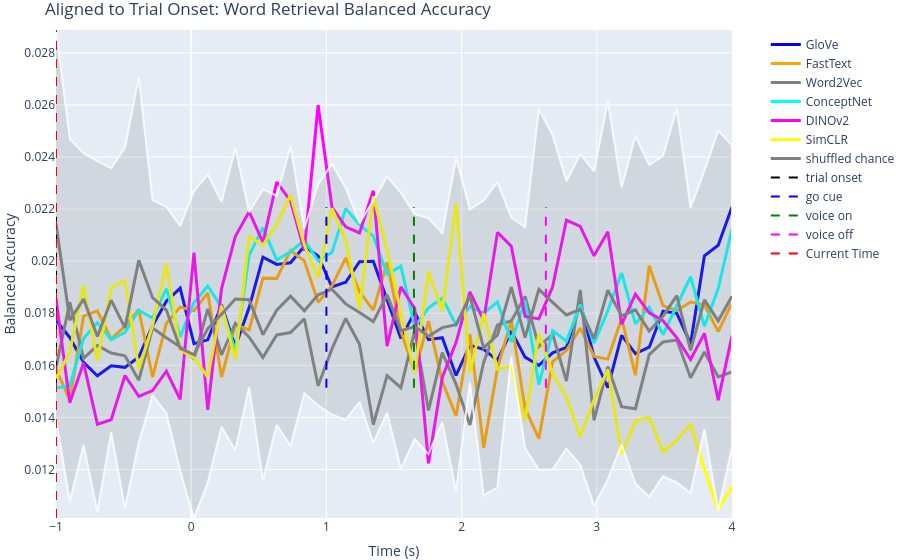

The cell this chart's notebook holds for it:
### Code cell
# Word retrieval: balanced accuracy over time
fig_wbal, _ = plot_accuracy_plotly(
    np.mean(br_GloVe.all_retrieval_word_balanced_acc, axis=0),
    np.mean(br_FastText.all_retrieval_word_balanced_acc, axis=0),
    np.mean(br_Word2Vec.all_retrieval_word_balanced_acc, axis=0),
    np.mean(br_ConceptNet.all_retrieval_word_balanced_acc, axis=0),
    np.mean(br_DINOv2.all_retrieval_word_balanced_acc, axis=0),
    np.mean(br_SimCLR.all_retrieval_word_balanced_acc, axis=0),
    np.mean(br_GloVe.all_retrieval_chance_word_balanced_acc, axis=0),
    lines=[
        0 - np.nanmean(trial_onset),
        np.nanmean(go_cue_onset) - np.nanmean(trial_onset),
        np.nanmean(clean_voice_onset) - np.nanmean(trial_onset),
        np.nanmean(clean_voice_offset) - np.nanmean(trial_onset),
    ],
    data_std=[
        0,
        0,
        0,
        0,
        0,
        0,
        np.std(br_GloVe.all_retrieval_chance_word_balanced_acc, axis=0),
    ],
    line_labels=['trial onset', 'go cue', 'voice on', 'voice off'],
    data_labels=['GloVe', 'FastText', 'Word2Vec', 'ConceptNet', 'DINOv2', 'SimCLR', 'shuffled chance'],
    back=np.nanmean(trial_onset),
    forward=clean_data_binned.shape[2] / adjusted_fs - np.nanmean(trial_onset),
    ylabel='Balanced Accuracy',
    tick_interval=1,
    title='Aligned to Trial Onset: Word Retrieval Balanced Accuracy',
)
fig_wbal.show()
